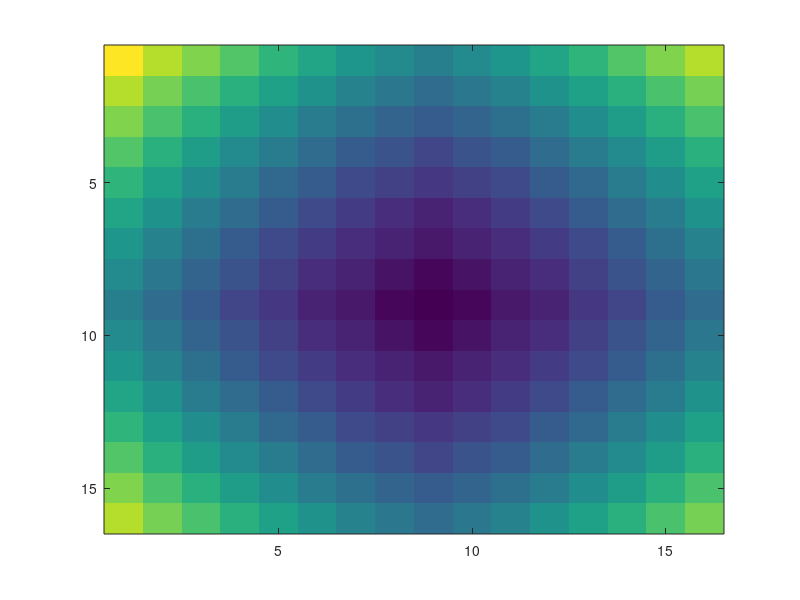
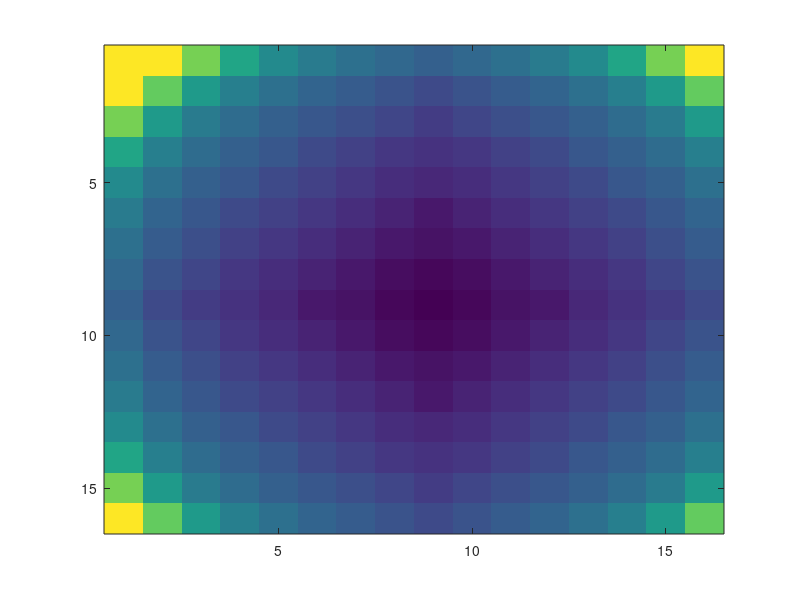
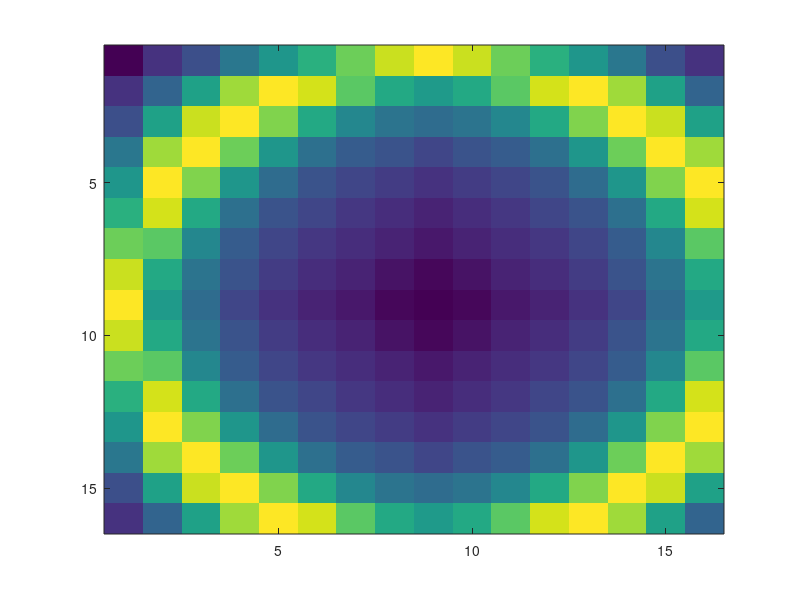
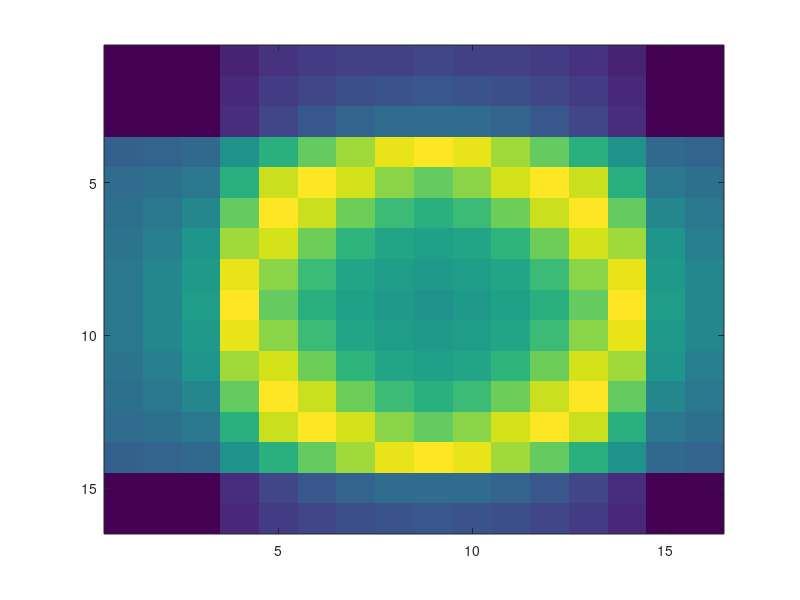

These figures' MATLAB source, in order:
 template0 = [  2.435362  1.974572  1.646401  1.347019  1.062901  0.798699  0.560724  0.354139  0.182467  0.354139  0.560724  0.798700  1.062901  1.347019  1.646401  1.974572 ; 
 1.974571  1.622460  1.306252  1.003392  0.718579  0.458739  0.229462  0.034638  -0.123479  0.034638  0.229462  0.458739  0.718579  1.003392  1.306252  1.622460 ; 
 1.646401  1.306251  0.983614  0.677900  0.395658  0.142647  -0.076949  -0.260524  -0.406898  -0.260524  -0.076949  0.142647  0.395658  0.677900  0.983614  1.306251 ; 
 1.347019  1.003392  0.677900  0.374283  0.098091  -0.146281  -0.355864  -0.529076  -0.665561  -0.529076  -0.355864  -0.146281  0.098091  0.374283  0.677900  1.003392 ; 
 1.062901  0.718579  0.395658  0.098091  -0.169779  -0.404662  -0.604516  -0.768525  -0.896925  -0.768525  -0.604517  -0.404662  -0.169779  0.098091  0.395658  0.718579 ; 
 0.798699  0.458739  0.142647  -0.146281  -0.404662  -0.629995  -0.820885  -0.977030  -1.099068  -0.977030  -0.820885  -0.629995  -0.404662  -0.146281  0.142647  0.458739 ; 
 0.560724  0.229462  -0.076949  -0.355864  -0.604516  -0.820885  -1.003947  -1.153705  -1.271034  -1.153706  -1.003947  -0.820885  -0.604517  -0.355864  -0.076950  0.229462 ; 
 0.354139  0.034638  -0.260524  -0.529076  -0.768525  -0.977030  -1.153705  -1.298667  -1.412887  -1.298667  -1.153706  -0.977030  -0.768525  -0.529076  -0.260524  0.034638 ; 
 0.182467  -0.123479  -0.406898  -0.665561  -0.896925  -1.099068  -1.271034  -1.412887  -1.525578  -1.412887  -1.271034  -1.099068  -0.896925  -0.665561  -0.406898  -0.123479 ; 
 0.354139  0.034638  -0.260524  -0.529076  -0.768525  -0.977030  -1.153705  -1.298667  -1.412887  -1.298667  -1.153706  -0.977030  -0.768525  -0.529076  -0.260524  0.034638 ; 
 0.560724  0.229462  -0.076949  -0.355864  -0.604517  -0.820885  -1.003947  -1.153706  -1.271034  -1.153706  -1.003947  -0.820885  -0.604517  -0.355864  -0.076950  0.229462 ; 
 0.798699  0.458739  0.142647  -0.146281  -0.404662  -0.629995  -0.820885  -0.977030  -1.099068  -0.977030  -0.820885  -0.629995  -0.404662  -0.146281  0.142647  0.458739 ; 
 1.062901  0.718579  0.395658  0.098091  -0.169779  -0.404662  -0.604517  -0.768525  -0.896925  -0.768525  -0.604517  -0.404662  -0.169779  0.098091  0.395658  0.718579 ; 
 1.347019  1.003392  0.677900  0.374283  0.098091  -0.146281  -0.355864  -0.529076  -0.665561  -0.529076  -0.355864  -0.146281  0.098091  0.374283  0.677900  1.003392 ; 
 1.646401  1.306251  0.983614  0.677900  0.395658  0.142647  -0.076950  -0.260524  -0.406898  -0.260524  -0.076950  0.142647  0.395658  0.677900  0.983614  1.306251 ; 
 1.974572  1.622460  1.306252  1.003392  0.718579  0.458739  0.229462  0.034638  -0.123479  0.034638  0.229462  0.458739  0.718579  1.003392  1.306252  1.622460 ; 
 ];
figure;imagesc(template0);

 template1 = [  5.975176  5.893951  4.231098  2.601670  1.627895  1.089180  0.724039  0.433266  0.194441  0.433266  0.724039  1.089180  1.627895  2.601670  4.231098  5.893951 ; 
 5.893951  4.003587  2.225679  1.231214  0.722101  0.383806  0.100647  -0.151874  -0.374671  -0.151874  0.100647  0.383806  0.722101  1.231214  2.225679  4.003587 ; 
 4.231099  2.225679  1.114570  0.585805  0.253789  -0.030035  -0.293272  -0.534329  -0.747335  -0.534329  -0.293272  -0.030035  0.253790  0.585805  1.114571  2.225680 ; 
 2.601670  1.231214  0.585805  0.219990  -0.079960  -0.361278  -0.623792  -0.860768  -1.065969  -0.860768  -0.623792  -0.361277  -0.079959  0.219990  0.585805  1.231215 ; 
 1.627895  0.722101  0.253790  -0.079960  -0.382952  -0.668210  -0.930430  -1.163212  -1.361278  -1.163212  -0.930430  -0.668210  -0.382952  -0.079960  0.253789  0.722101 ; 
 1.089180  0.383806  -0.030035  -0.361278  -0.668210  -0.954228  -1.213930  -1.441901  -1.633770  -1.441901  -1.213930  -0.954228  -0.668210  -0.361277  -0.030035  0.383806 ; 
 0.724039  0.100647  -0.293272  -0.623792  -0.930430  -1.213930  -1.469551  -1.692694  -1.879638  -1.692694  -1.469551  -1.213930  -0.930430  -0.623792  -0.293272  0.100647 ; 
 0.433266  -0.151874  -0.534329  -0.860768  -1.163212  -1.441901  -1.692694  -1.911509  -2.095016  -1.911509  -1.692695  -1.441902  -1.163212  -0.860769  -0.534329  -0.151874 ; 
 0.194441  -0.374671  -0.747335  -1.065969  -1.361278  -1.633770  -1.879638  -2.095016  -2.276714  -2.095016  -1.879638  -1.633770  -1.361278  -1.065969  -0.747335  -0.374671 ; 
 0.433266  -0.151874  -0.534329  -0.860768  -1.163212  -1.441901  -1.692694  -1.911509  -2.095016  -1.911509  -1.692695  -1.441901  -1.163212  -0.860768  -0.534329  -0.151874 ; 
 0.724039  0.100647  -0.293272  -0.623792  -0.930430  -1.213930  -1.469551  -1.692695  -1.879638  -1.692695  -1.469551  -1.213930  -0.930430  -0.623792  -0.293272  0.100647 ; 
 1.089180  0.383806  -0.030035  -0.361277  -0.668210  -0.954228  -1.213930  -1.441902  -1.633770  -1.441902  -1.213930  -0.954228  -0.668210  -0.361277  -0.030035  0.383806 ; 
 1.627895  0.722101  0.253790  -0.079960  -0.382952  -0.668210  -0.930430  -1.163212  -1.361278  -1.163212  -0.930430  -0.668210  -0.382953  -0.079960  0.253790  0.722101 ; 
 2.601670  1.231214  0.585805  0.219990  -0.079960  -0.361277  -0.623792  -0.860769  -1.065969  -0.860768  -0.623792  -0.361277  -0.079960  0.219990  0.585805  1.231215 ; 
 4.231099  2.225679  1.114571  0.585805  0.253789  -0.030035  -0.293272  -0.534329  -0.747335  -0.534329  -0.293272  -0.030035  0.253790  0.585806  1.114571  2.225680 ; 
 5.893951  4.003587  2.225680  1.231215  0.722101  0.383806  0.100647  -0.151874  -0.374671  -0.151874  0.100647  0.383806  0.722101  1.231215  2.225680  4.003587 ; 
 ];
figure;imagesc(template1);

 template2 = [  -3.358507  -2.319536  -1.527866  -0.461445  0.528553  1.340658  2.285081  3.424600  4.005031  3.424600  2.285081  1.340658  0.528553  -0.461445  -1.527866  -2.319536 ; 
 -2.319536  -1.026916  0.834347  2.947062  3.991216  3.442084  2.120348  1.109697  0.637722  1.109697  2.120348  3.442083  3.991216  2.947062  0.834348  -1.026916 ; 
 -1.527866  0.834347  3.390308  3.911624  2.605358  1.014401  0.006582  -0.504253  -0.781558  -0.504253  0.006583  1.014401  2.605359  3.911624  3.390308  0.834347 ; 
 -0.461445  2.947062  3.911624  2.321869  0.486928  -0.625980  -1.181613  -1.511078  -1.753855  -1.511078  -1.181613  -0.625980  0.486928  2.321869  3.911624  2.947062 ; 
 0.528553  3.991216  2.605358  0.486928  -0.819658  -1.439878  -1.780690  -2.042539  -2.271847  -2.042539  -1.780691  -1.439878  -0.819658  0.486928  2.605358  3.991216 ; 
 1.340658  3.442084  1.014401  -0.625981  -1.439878  -1.842763  -2.124168  -2.373717  -2.600764  -2.373717  -2.124168  -1.842763  -1.439878  -0.625981  1.014400  3.442083 ; 
 2.285081  2.120348  0.006582  -1.181613  -1.780691  -2.124168  -2.399630  -2.651273  -2.878440  -2.651273  -2.399630  -2.124168  -1.780691  -1.181613  0.006582  2.120348 ; 
 3.424600  1.109698  -0.504253  -1.511078  -2.042539  -2.373717  -2.651273  -2.904903  -3.131912  -2.904903  -2.651273  -2.373717  -2.042539  -1.511078  -0.504253  1.109698 ; 
 4.005031  0.637722  -0.781558  -1.753855  -2.271847  -2.600764  -2.878440  -3.131912  -3.358507  -3.131912  -2.878440  -2.600764  -2.271847  -1.753855  -0.781558  0.637722 ; 
 3.424600  1.109697  -0.504253  -1.511078  -2.042539  -2.373717  -2.651273  -2.904903  -3.131912  -2.904903  -2.651273  -2.373717  -2.042539  -1.511078  -0.504253  1.109697 ; 
 2.285081  2.120348  0.006583  -1.181613  -1.780691  -2.124168  -2.399630  -2.651273  -2.878440  -2.651273  -2.399630  -2.124168  -1.780691  -1.181613  0.006583  2.120348 ; 
 1.340658  3.442083  1.014402  -0.625981  -1.439878  -1.842763  -2.124168  -2.373717  -2.600764  -2.373717  -2.124168  -1.842763  -1.439879  -0.625981  1.014401  3.442083 ; 
 0.528553  3.991216  2.605359  0.486928  -0.819658  -1.439878  -1.780690  -2.042539  -2.271847  -2.042539  -1.780691  -1.439879  -0.819659  0.486928  2.605358  3.991216 ; 
 -0.461445  2.947062  3.911624  2.321869  0.486928  -0.625981  -1.181613  -1.511078  -1.753855  -1.511078  -1.181613  -0.625981  0.486928  2.321869  3.911624  2.947062 ; 
 -1.527866  0.834347  3.390308  3.911624  2.605358  1.014401  0.006582  -0.504253  -0.781558  -0.504253  0.006583  1.014401  2.605358  3.911624  3.390307  0.834347 ; 
 -2.319536  -1.026916  0.834346  2.947062  3.991216  3.442084  2.120348  1.109697  0.637722  1.109697  2.120348  3.442083  3.991216  2.947062  0.834347  -1.026915 ; 
 ];
figure;imagesc(template2);

 template3 = [  -6.249818  -6.249818  -6.249818  -4.931587  -4.297990  -4.073669  -3.890508  -3.753158  -3.701492  -3.753158  -3.890508  -4.073669  -4.297990  -4.931587  -6.249818  -6.249818 ; 
 -6.249818  -6.249818  -6.249818  -4.718240  -4.073669  -3.701492  -3.311710  -3.028564  -2.928146  -3.028564  -3.311710  -3.701492  -4.073669  -4.718240  -6.249818  -6.249818 ; 
 -6.249818  -6.249818  -6.249818  -4.505319  -3.701492  -2.928146  -2.286660  -1.933557  -1.827692  -1.933557  -2.286660  -2.928146  -3.701492  -4.505319  -6.249818  -6.249818 ; 
 -2.431587  -2.218240  -2.005319  0.153838  1.748003  3.220635  4.460938  5.665684  6.250182  5.665684  4.460938  3.220635  1.748003  0.153838  -2.005319  -2.218240 ; 
 -1.797990  -1.573670  -1.201492  1.748003  5.094436  6.250182  5.460467  4.094385  3.220635  4.094385  5.460467  6.250182  5.094436  1.748003  -1.201492  -1.573670 ; 
 -1.573670  -1.201492  -0.428146  3.220635  6.250182  5.094436  3.346652  2.224830  1.748003  2.224830  3.346652  5.094436  6.250182  3.220635  -0.428146  -1.201492 ; 
 -1.390508  -0.811710  0.213340  4.460938  5.460466  3.346652  1.871238  1.154383  0.838087  1.154383  1.871238  3.346652  5.460466  4.460938  0.213340  -0.811710 ; 
 -1.253158  -0.528564  0.566443  5.665684  4.094385  2.224830  1.154383  0.656832  0.399097  0.656832  1.154383  2.224831  4.094385  5.665684  0.566443  -0.528565 ; 
 -1.201492  -0.428146  0.672309  6.250182  3.220635  1.748003  0.838087  0.399097  0.153838  0.399097  0.838087  1.748003  3.220635  6.250182  0.672309  -0.428146 ; 
 -1.253158  -0.528564  0.566443  5.665684  4.094385  2.224830  1.154383  0.656832  0.399097  0.656832  1.154383  2.224831  4.094385  5.665684  0.566443  -0.528565 ; 
 -1.390508  -0.811710  0.213340  4.460938  5.460466  3.346652  1.871238  1.154384  0.838087  1.154384  1.871238  3.346652  5.460466  4.460938  0.213340  -0.811710 ; 
 -1.573670  -1.201492  -0.428146  3.220635  6.250182  5.094436  3.346652  2.224831  1.748003  2.224831  3.346652  5.094436  6.250182  3.220635  -0.428146  -1.201492 ; 
 -1.797990  -1.573670  -1.201492  1.748003  5.094436  6.250182  5.460467  4.094385  3.220635  4.094385  5.460467  6.250182  5.094436  1.748003  -1.201492  -1.573670 ; 
 -2.431587  -2.218240  -2.005319  0.153838  1.748003  3.220635  4.460938  5.665684  6.250182  5.665684  4.460938  3.220635  1.748003  0.153838  -2.005319  -2.218240 ; 
 -6.249818  -6.249818  -6.249818  -4.505319  -3.701492  -2.928146  -2.286660  -1.933557  -1.827692  -1.933557  -2.286660  -2.928146  -3.701492  -4.505319  -6.249818  -6.249818 ; 
 -6.249818  -6.249818  -6.249818  -4.718240  -4.073669  -3.701492  -3.311710  -3.028565  -2.928146  -3.028565  -3.311710  -3.701492  -4.073669  -4.718240  -6.249818  -6.249818 ; 
 ];
figure;imagesc(template3);
